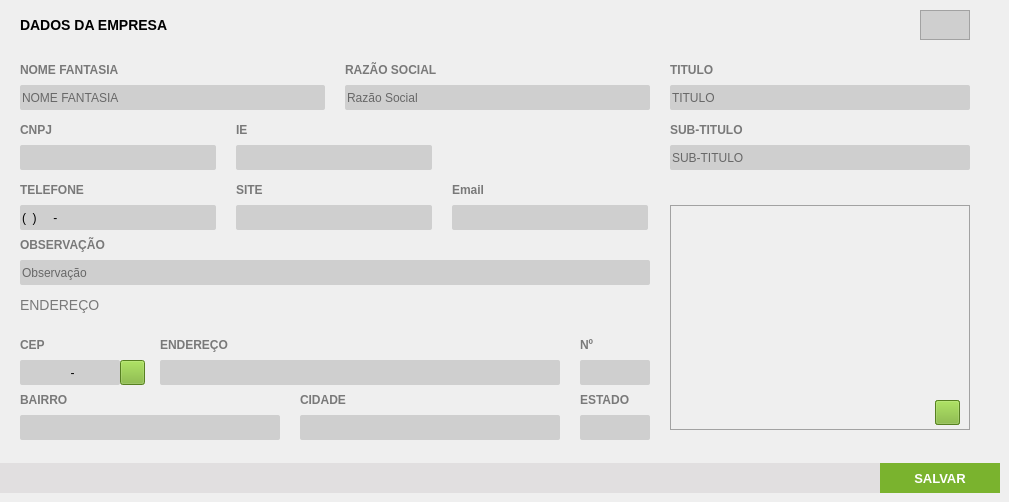
    <widget class="QWidget" name="tab_empresa">
     <attribute name="icon">
      <iconset>
       <normaloff>../Images/home.png</normaloff>../Images/home.png</iconset>
     </attribute>
     <attribute name="title">
      <string>Dados da Empresa</string>
     </attribute>
     <widget class="QFrame" name="fr_BotoesEmpresa">
      <property name="geometry">
       <rect>
        <x>0</x>
        <y>463</y>
        <width>1000</width>
        <height>30</height>
       </rect>
      </property>
      <property name="styleSheet">
       <string notr="true">background:#E1DFE0;
border: none;</string>
      </property>
      <widget class="QPushButton" name="bt_SalvarDadosEmpresa">
       <property name="geometry">
        <rect>
         <x>880</x>
         <y>0</y>
         <width>120</width>
         <height>30</height>
        </rect>
       </property>
       <property name="font">
        <font>
         <family>Tahoma</family>
         <pointsize>10</pointsize>
         <weight>75</weight>
         <bold>true</bold>
        </font>
       </property>
       <property name="cursor">
        <cursorShape>PointingHandCursor</cursorShape>
       </property>
       <property name="focusPolicy">
        <enum>Qt::NoFocus</enum>
       </property>
       <property name="contextMenuPolicy">
        <enum>Qt::ActionsContextMenu</enum>
       </property>
       <property name="styleSheet">
        <string notr="true">QPushButton {
background-color: #7AB32E;
color: #FFF
 }
QPushButton:hover{
background-color: #40a286
}</string>
       </property>
       <property name="text">
        <string>SALVAR</string>
       </property>
       <property name="iconSize">
        <size>
         <width>75</width>
         <height>35</height>
        </size>
       </property>
      </widget>
     </widget>
     <widget class="QLineEdit" name="tx_IE">
      <property name="geometry">
       <rect>
        <x>236</x>
        <y>145</y>
        <width>196</width>
        <height>25</height>
       </rect>
      </property>
      <property name="focusPolicy">
       <enum>Qt::WheelFocus</enum>
      </property>
      <property name="styleSheet">
       <string notr="true">QLineEdit{
background: #CFCFCF;
border-radius: 2px;
color: #000;
font: 13px &quot;Arial&quot; 
}
QLineEdit:Focus {
border: 1px solid red;
}</string>
      </property>
      <property name="placeholderText">
       <string/>
      </property>
     </widget>
     <widget class="QLabel" name="lb_FormFornecedor_6">
      <property name="geometry">
       <rect>
        <x>236</x>
        <y>120</y>
        <width>190</width>
        <height>20</height>
       </rect>
      </property>
      <property name="styleSheet">
       <string notr="true">QLabel{
font-size: 12px;
font-family: &quot;Arial Unicode MS&quot;;
font-weight: bold;
color: #797979
}</string>
      </property>
      <property name="text">
       <string>IE</string>
      </property>
     </widget>
     <widget class="QLineEdit" name="tx_CidadeEmpresa">
      <property name="geometry">
       <rect>
        <x>300</x>
        <y>415</y>
        <width>260</width>
        <height>25</height>
       </rect>
      </property>
      <property name="focusPolicy">
       <enum>Qt::WheelFocus</enum>
      </property>
      <property name="styleSheet">
       <string notr="true">QLineEdit{
background: #CFCFCF;
border-radius: 2px;
color: #000;
font: 13px &quot;Arial&quot; ;
text-transform: uppercase
}
QLineEdit:Focus {
border: 1px solid red;
}</string>
      </property>
      <property name="inputMask">
       <string/>
      </property>
      <property name="alignment">
       <set>Qt::AlignLeading|Qt::AlignLeft|Qt::AlignVCenter</set>
      </property>
      <property name="placeholderText">
       <string/>
      </property>
     </widget>
     <widget class="QLabel" name="lb_FormFornecedor_16">
      <property name="geometry">
       <rect>
        <x>580</x>
        <y>390</y>
        <width>70</width>
        <height>20</height>
       </rect>
      </property>
      <property name="styleSheet">
       <string notr="true">QLabel{
font-size: 12px;
font-family: &quot;Arial Unicode MS&quot;;
font-weight: bold;
color: #797979
}</string>
      </property>
      <property name="text">
       <string>ESTADO</string>
      </property>
     </widget>
     <widget class="QLabel" name="lb_FormFornecedor_25">
      <property name="geometry">
       <rect>
        <x>452</x>
        <y>180</y>
        <width>190</width>
        <height>20</height>
       </rect>
      </property>
      <property name="styleSheet">
       <string notr="true">QLabel{
font-size: 12px;
font-family: &quot;Arial Unicode MS&quot;;
font-weight: bold;
color: #797979
}</string>
      </property>
      <property name="text">
       <string>Email</string>
      </property>
     </widget>
     <widget class="QLabel" name="lb_FormFornecedor_9">
      <property name="geometry">
       <rect>
        <x>20</x>
        <y>180</y>
        <width>196</width>
        <height>20</height>
       </rect>
      </property>
      <property name="styleSheet">
       <string notr="true">QLabel{
font-size: 12px;
font-family: &quot;Arial Unicode MS&quot;;
font-weight: bold;
color: #797979
}</string>
      </property>
      <property name="text">
       <string>TELEFONE </string>
      </property>
     </widget>
     <widget class="QLineEdit" name="tx_Cnpj">
      <property name="geometry">
       <rect>
        <x>20</x>
        <y>145</y>
        <width>196</width>
        <height>25</height>
       </rect>
      </property>
      <property name="focusPolicy">
       <enum>Qt::WheelFocus</enum>
      </property>
      <property name="styleSheet">
       <string notr="true">QLineEdit{
background: #CFCFCF;
border-radius: 2px;
color: #000;
font: 13px &quot;Arial&quot; 
}
QLineEdit:Focus {
border: 1px solid red;
}</string>
      </property>
      <property name="text">
       <string/>
      </property>
      <property name="placeholderText">
       <string/>
      </property>
     </widget>
     <widget class="QLineEdit" name="tx_EmailEmpresa">
      <property name="geometry">
       <rect>
        <x>452</x>
        <y>205</y>
        <width>196</width>
        <height>25</height>
       </rect>
      </property>
      <property name="focusPolicy">
       <enum>Qt::WheelFocus</enum>
      </property>
      <property name="styleSheet">
       <string notr="true">QLineEdit{
background: #CFCFCF;
border-radius: 2px;
color: #000;
font: 13px &quot;Arial&quot; 
}
QLineEdit:Focus {
border: 1px solid red;
}</string>
      </property>
      <property name="placeholderText">
       <string/>
      </property>
     </widget>
     <widget class="QLabel" name="lb_FormFornecedor_17">
      <property name="geometry">
       <rect>
        <x>20</x>
        <y>60</y>
        <width>150</width>
        <height>20</height>
       </rect>
      </property>
      <property name="styleSheet">
       <string notr="true">QLabel{
font-size: 12px;
font-family: &quot;Arial Unicode MS&quot;;
font-weight: bold;
color: #797979
}</string>
      </property>
      <property name="text">
       <string>NOME FANTASIA</string>
      </property>
     </widget>
     <widget class="QLineEdit" name="tx_ObsEmpresa">
      <property name="geometry">
       <rect>
        <x>20</x>
        <y>260</y>
        <width>630</width>
        <height>25</height>
       </rect>
      </property>
      <property name="focusPolicy">
       <enum>Qt::WheelFocus</enum>
      </property>
      <property name="styleSheet">
       <string notr="true">QLineEdit{
background: #CFCFCF;
border-radius: 2px;
color: #000;
font: 13px &quot;Arial&quot; ;
text-transform: uppercase
}
QLineEdit:Focus {
border: 1px solid red;
}</string>
      </property>
      <property name="placeholderText">
       <string>Observação</string>
      </property>
     </widget>
     <widget class="QLabel" name="lb_FormFornecedor_18">
      <property name="geometry">
       <rect>
        <x>20</x>
        <y>120</y>
        <width>190</width>
        <height>20</height>
       </rect>
      </property>
      <property name="styleSheet">
       <string notr="true">QLabel{
font-size: 12px;
font-family: &quot;Arial Unicode MS&quot;;
font-weight: bold;
color: #797979
}</string>
      </property>
      <property name="text">
       <string>CNPJ</string>
      </property>
     </widget>
     <widget class="QLabel" name="lb_FormFornecedor_19">
      <property name="geometry">
       <rect>
        <x>20</x>
        <y>235</y>
        <width>150</width>
        <height>20</height>
       </rect>
      </property>
      <property name="styleSheet">
       <string notr="true">QLabel{
font-size: 12px;
font-family: &quot;Arial Unicode MS&quot;;
font-weight: bold;
color: #797979
}</string>
      </property>
      <property name="text">
       <string>OBSERVAÇÃO</string>
      </property>
     </widget>
     <widget class="QLineEdit" name="tx_SiteEmpresa">
      <property name="geometry">
       <rect>
        <x>236</x>
        <y>205</y>
        <width>196</width>
        <height>25</height>
       </rect>
      </property>
      <property name="focusPolicy">
       <enum>Qt::WheelFocus</enum>
      </property>
      <property name="styleSheet">
       <string notr="true">QLineEdit{
background: #CFCFCF;
border-radius: 2px;
color: #000;
font: 13px &quot;Arial&quot; 
}
QLineEdit:Focus {
border: 1px solid red;
}</string>
      </property>
      <property name="placeholderText">
       <string/>
      </property>
     </widget>
     <widget class="QLabel" name="lb_FormFornecedor_22">
      <property name="geometry">
       <rect>
        <x>345</x>
        <y>60</y>
        <width>150</width>
        <height>20</height>
       </rect>
      </property>
      <property name="styleSheet">
       <string notr="true">QLabel{
font-size: 12px;
font-family: &quot;Arial Unicode MS&quot;;
font-weight: bold;
color: #797979
}</string>
      </property>
      <property name="text">
       <string>RAZÃO SOCIAL</string>
      </property>
     </widget>
     <widget class="QLineEdit" name="tx_NumEmpresa">
      <property name="geometry">
       <rect>
        <x>580</x>
        <y>360</y>
        <width>70</width>
        <height>25</height>
       </rect>
      </property>
      <property name="focusPolicy">
       <enum>Qt::WheelFocus</enum>
      </property>
      <property name="styleSheet">
       <string notr="true">QLineEdit{
background: #CFCFCF;
border-radius: 2px;
color: #000;
font: 13px &quot;Arial&quot; ;
text-transform: uppercase
}
QLineEdit:Focus {
border: 1px solid red;
}</string>
      </property>
      <property name="inputMask">
       <string/>
      </property>
      <property name="alignment">
       <set>Qt::AlignLeading|Qt::AlignLeft|Qt::AlignVCenter</set>
      </property>
      <property name="placeholderText">
       <string/>
      </property>
     </widget>
     <widget class="QLabel" name="lb_FormFornecedor_20">
      <property name="geometry">
       <rect>
        <x>20</x>
        <y>390</y>
        <width>120</width>
        <height>20</height>
       </rect>
      </property>
      <property name="styleSheet">
       <string notr="true">QLabel{
font-size: 12px;
font-family: &quot;Arial Unicode MS&quot;;
font-weight: bold;
color: #797979
}</string>
      </property>
      <property name="text">
       <string>BAIRRO</string>
      </property>
     </widget>
     <widget class="QPushButton" name="bt_LocalizaCepEmpresa">
      <property name="geometry">
       <rect>
        <x>120</x>
        <y>360</y>
        <width>25</width>
        <height>25</height>
       </rect>
      </property>
      <property name="font">
       <font>
        <family>Arial</family>
        <pointsize>16</pointsize>
        <weight>75</weight>
        <bold>true</bold>
       </font>
      </property>
      <property name="styleSheet">
       <string notr="true">QPushButton{
background: #7AB32E;
color: #FFF
}
QPushButton:hover{
background-color: #40a286
}</string>
      </property>
      <property name="text">
       <string/>
      </property>
     </widget>
     <widget class="QLineEdit" name="tx_RazaoSocial">
      <property name="geometry">
       <rect>
        <x>345</x>
        <y>85</y>
        <width>305</width>
        <height>25</height>
       </rect>
      </property>
      <property name="focusPolicy">
       <enum>Qt::WheelFocus</enum>
      </property>
      <property name="styleSheet">
       <string notr="true">QLineEdit{
background: #CFCFCF;
border-radius: 2px;
color: #000;
font: 13px &quot;Arial&quot; ;
text-transform: uppercase;
}
QLineEdit:Focus {
border: 1px solid red;
}</string>
      </property>
      <property name="placeholderText">
       <string>Razão Social</string>
      </property>
     </widget>
     <widget class="QLineEdit" name="tx_TelefoneEmpresa">
      <property name="geometry">
       <rect>
        <x>20</x>
        <y>205</y>
        <width>196</width>
        <height>25</height>
       </rect>
      </property>
      <property name="focusPolicy">
       <enum>Qt::WheelFocus</enum>
      </property>
      <property name="styleSheet">
       <string notr="true">QLineEdit{
background: #CFCFCF;
border-radius: 2px;
color: #000;
font: 13px &quot;Arial&quot; 
}
QLineEdit:Focus {
border: 1px solid red;
}</string>
      </property>
      <property name="inputMask">
       <string>(00) 0000-0000</string>
      </property>
      <property name="text">
       <string>() -</string>
      </property>
      <property name="placeholderText">
       <string/>
      </property>
     </widget>
     <widget class="QLineEdit" name="tx_CepEmpresa">
      <property name="geometry">
       <rect>
        <x>20</x>
        <y>360</y>
        <width>100</width>
        <height>25</height>
       </rect>
      </property>
      <property name="focusPolicy">
       <enum>Qt::WheelFocus</enum>
      </property>
      <property name="styleSheet">
       <string notr="true">QLineEdit{
background: #CFCFCF;
border-radius: 2px;
color: #000;
font: 13px &quot;Arial&quot; ;
text-transform: uppercase
}
QLineEdit:Focus {
border: 1px solid red;
}</string>
      </property>
      <property name="inputMask">
       <string>99999-999</string>
      </property>
      <property name="alignment">
       <set>Qt::AlignCenter</set>
      </property>
      <property name="placeholderText">
       <string>123456789</string>
      </property>
     </widget>
     <widget class="QLineEdit" name="tx_Endereco">
      <property name="geometry">
       <rect>
        <x>160</x>
        <y>360</y>
        <width>400</width>
        <height>25</height>
       </rect>
      </property>
      <property name="focusPolicy">
       <enum>Qt::WheelFocus</enum>
      </property>
      <property name="styleSheet">
       <string notr="true">QLineEdit{
background: #CFCFCF;
border-radius: 2px;
color: #000;
font: 13px &quot;Arial&quot; ;
text-transform: uppercase
}
QLineEdit:Focus {
border: 1px solid red;
}</string>
      </property>
      <property name="inputMask">
       <string/>
      </property>
      <property name="alignment">
       <set>Qt::AlignLeading|Qt::AlignLeft|Qt::AlignVCenter</set>
      </property>
      <property name="placeholderText">
       <string/>
      </property>
     </widget>
     <widget class="QLabel" name="lb_FormFornecedor_26">
      <property name="geometry">
       <rect>
        <x>300</x>
        <y>390</y>
        <width>120</width>
        <height>20</height>
       </rect>
      </property>
      <property name="styleSheet">
       <string notr="true">QLabel{
font-size: 12px;
font-family: &quot;Arial Unicode MS&quot;;
font-weight: bold;
color: #797979
}</string>
      </property>
      <property name="text">
       <string>CIDADE</string>
      </property>
     </widget>
     <widget class="QLabel" name="lb_FormFornecedor_27">
      <property name="geometry">
       <rect>
        <x>580</x>
        <y>335</y>
        <width>50</width>
        <height>20</height>
       </rect>
      </property>
      <property name="styleSheet">
       <string notr="true">QLabel{
font-size: 12px;
font-family: &quot;Arial Unicode MS&quot;;
font-weight: bold;
color: #797979
}</string>
      </property>
      <property name="text">
       <string>Nº</string>
      </property>
     </widget>
     <widget class="QLineEdit" name="tx_BairroEmpresa">
      <property name="geometry">
       <rect>
        <x>20</x>
        <y>415</y>
        <width>260</width>
        <height>25</height>
       </rect>
      </property>
      <property name="focusPolicy">
       <enum>Qt::WheelFocus</enum>
      </property>
      <property name="styleSheet">
       <string notr="true">QLineEdit{
background: #CFCFCF;
border-radius: 2px;
color: #000;
font: 13px &quot;Arial&quot; ;
text-transform: uppercase
}
QLineEdit:Focus {
border: 1px solid red;
}</string>
      </property>
      <property name="inputMask">
       <string/>
      </property>
      <property name="alignment">
       <set>Qt::AlignLeading|Qt::AlignLeft|Qt::AlignVCenter</set>
      </property>
      <property name="placeholderText">
       <string/>
      </property>
     </widget>
     <widget class="QLabel" name="lb_FormFornecedor_28">
      <property name="geometry">
       <rect>
        <x>20</x>
        <y>335</y>
        <width>50</width>
        <height>20</height>
       </rect>
      </property>
      <property name="styleSheet">
       <string notr="true">QLabel{
font-size: 12px;
font-family: &quot;Arial Unicode MS&quot;;
font-weight: bold;
color: #797979
}</string>
      </property>
      <property name="text">
       <string>CEP</string>
      </property>
     </widget>
     <widget class="QLabel" name="lb_FormFornecedor_29">
      <property name="geometry">
       <rect>
        <x>160</x>
        <y>335</y>
        <width>250</width>
        <height>20</height>
       </rect>
      </property>
      <property name="styleSheet">
       <string notr="true">QLabel{
font-size: 12px;
font-family: &quot;Arial Unicode MS&quot;;
font-weight: bold;
color: #797979
}</string>
      </property>
      <property name="text">
       <string>ENDEREÇO</string>
      </property>
     </widget>
     <widget class="QLineEdit" name="tx_NomeFantasia">
      <property name="geometry">
       <rect>
        <x>20</x>
        <y>85</y>
        <width>305</width>
        <height>25</height>
       </rect>
      </property>
      <property name="focusPolicy">
       <enum>Qt::WheelFocus</enum>
      </property>
      <property name="styleSheet">
       <string notr="true">QLineEdit{
background: #CFCFCF;
border-radius: 2px;
color: #000;
font: 13px &quot;Arial&quot; ;
text-transform: uppercase;
}
QLineEdit:Focus {
border: 1px solid red;
}</string>
      </property>
      <property name="placeholderText">
       <string>NOME FANTASIA</string>
      </property>
     </widget>
     <widget class="QLineEdit" name="tx_EstadoEmpresa">
      <property name="geometry">
       <rect>
        <x>580</x>
        <y>415</y>
        <width>70</width>
        <height>25</height>
       </rect>
      </property>
      <property name="focusPolicy">
       <enum>Qt::WheelFocus</enum>
      </property>
      <property name="styleSheet">
       <string notr="true">QLineEdit{
background: #CFCFCF;
border-radius: 2px;
color: #000;
font: 13px &quot;Arial&quot; ;
text-transform: uppercase
}
QLineEdit:Focus {
border: 1px solid red;
}</string>
      </property>
      <property name="inputMask">
       <string/>
      </property>
      <property name="alignment">
       <set>Qt::AlignLeading|Qt::AlignLeft|Qt::AlignVCenter</set>
      </property>
      <property name="placeholderText">
       <string/>
      </property>
     </widget>
     <widget class="QLabel" name="lb_FormFornecedor_30">
      <property name="geometry">
       <rect>
        <x>236</x>
        <y>180</y>
        <width>190</width>
        <height>20</height>
       </rect>
      </property>
      <property name="styleSheet">
       <string notr="true">QLabel{
font-size: 12px;
font-family: &quot;Arial Unicode MS&quot;;
font-weight: bold;
color: #797979
}</string>
      </property>
      <property name="text">
       <string>SITE</string>
      </property>
     </widget>
     <widget class="QLabel" name="lb_FormFornecedor_31">
      <property name="geometry">
       <rect>
        <x>20</x>
        <y>290</y>
        <width>630</width>
        <height>30</height>
       </rect>
      </property>
      <property name="styleSheet">
       <string notr="true">QLabel{
font-size: 14px;
font-family: &quot;Arial&quot;;
font-weight: normal;

border-bottom: 2px solid #A2A2A2;
color: #797979
}</string>
      </property>
      <property name="text">
       <string>ENDEREÇO</string>
      </property>
     </widget>
     <widget class="QLineEdit" name="tx_idEmpresa">
      <property name="enabled">
       <bool>false</bool>
      </property>
      <property name="geometry">
       <rect>
        <x>920</x>
        <y>10</y>
        <width>50</width>
        <height>30</height>
       </rect>
      </property>
      <property name="styleSheet">
       <string notr="true">QLineEdit{
background: #CFCFCF;
border: 1px solid #A2A2A2;
color: #000;
font-size: 14px;
font-family: &quot;Arial&quot;;
font-weight: bold;

}</string>
      </property>
      <property name="text">
       <string/>
      </property>
      <property name="alignment">
       <set>Qt::AlignCenter</set>
      </property>
     </widget>
     <widget class="QLabel" name="lb_FormFornecedor">
      <property name="geometry">
       <rect>
        <x>20</x>
        <y>10</y>
        <width>950</width>
        <height>30</height>
       </rect>
      </property>
      <property name="styleSheet">
       <string notr="true">QLabel{
font-size: 14px;
font-family: &quot;Arial&quot;;
font-weight: bold;

border-bottom: 2px solid #A2A2A2
}</string>
      </property>
      <property name="text">
       <string>DADOS DA EMPRESA</string>
      </property>
     </widget>
     <widget class="QPushButton" name="bt_AddLogo">
      <property name="geometry">
       <rect>
        <x>935</x>
        <y>400</y>
        <width>25</width>
        <height>25</height>
       </rect>
      </property>
      <property name="font">
       <font>
        <family>Arial</family>
        <pointsize>16</pointsize>
        <weight>75</weight>
        <bold>true</bold>
       </font>
      </property>
      <property name="toolTip">
       <string>&lt;html&gt;&lt;head/&gt;&lt;body&gt;&lt;p&gt;CADASTRAR IMGEM&lt;/p&gt;&lt;/body&gt;&lt;/html&gt;</string>
      </property>
      <property name="styleSheet">
       <string notr="true">QPushButton{
background: #7AB32E;
color: #FFF
}
QPushButton:hover{
background-color: #40a286
}</string>
      </property>
      <property name="text">
       <string/>
      </property>
     </widget>
     <widget class="QLabel" name="lb_LogoEmpresa">
      <property name="geometry">
       <rect>
        <x>670</x>
        <y>205</y>
        <width>300</width>
        <height>225</height>
       </rect>
      </property>
      <property name="styleSheet">
       <string notr="true">border: 1px solid #A2A2A2;
background: url('Images/icon/Photo.svg') center no-repeat 
</string>
      </property>
      <property name="text">
       <string/>
      </property>
      <property name="alignment">
       <set>Qt::AlignCenter</set>
      </property>
     </widget>
     <widget class="QLineEdit" name="tx_Titulo">
      <property name="geometry">
       <rect>
        <x>670</x>
        <y>85</y>
        <width>300</width>
        <height>25</height>
       </rect>
      </property>
      <property name="focusPolicy">
       <enum>Qt::WheelFocus</enum>
      </property>
      <property name="styleSheet">
       <string notr="true">QLineEdit{
background: #CFCFCF;
border-radius: 2px;
color: #000;
font: 13px &quot;Arial&quot; ;
}
QLineEdit:Focus {
border: 1px solid red;
}</string>
      </property>
      <property name="placeholderText">
       <string>TITULO </string>
      </property>
     </widget>
     <widget class="QLabel" name="lb_FormFornecedor_21">
      <property name="geometry">
       <rect>
        <x>670</x>
        <y>60</y>
        <width>150</width>
        <height>20</height>
       </rect>
      </property>
      <property name="styleSheet">
       <string notr="true">QLabel{
font-size: 12px;
font-family: &quot;Arial Unicode MS&quot;;
font-weight: bold;
color: #797979
}</string>
      </property>
      <property name="text">
       <string>TITULO</string>
      </property>
     </widget>
     <widget class="QLabel" name="lb_FormFornecedor_23">
      <property name="geometry">
       <rect>
        <x>670</x>
        <y>120</y>
        <width>150</width>
        <height>20</height>
       </rect>
      </property>
      <property name="styleSheet">
       <string notr="true">QLabel{
font-size: 12px;
font-family: &quot;Arial Unicode MS&quot;;
font-weight: bold;
color: #797979
}</string>
      </property>
      <property name="text">
       <string>SUB-TITULO</string>
      </property>
     </widget>
     <widget class="QLineEdit" name="tx_SubTitulo">
      <property name="geometry">
       <rect>
        <x>670</x>
        <y>145</y>
        <width>300</width>
        <height>25</height>
       </rect>
      </property>
      <property name="focusPolicy">
       <enum>Qt::WheelFocus</enum>
      </property>
      <property name="styleSheet">
       <string notr="true">QLineEdit{
background: #CFCFCF;
border-radius: 2px;
color: #000;
font: 13px &quot;Arial&quot; ;

}
QLineEdit:Focus {
border: 1px solid red;
}</string>
      </property>
      <property name="placeholderText">
       <string>SUB-TITULO</string>
      </property>
     </widget>
     <widget class="QPushButton" name="bt_DelLogo">
      <property name="geometry">
       <rect>
        <x>935</x>
        <y>400</y>
        <width>25</width>
        <height>25</height>
       </rect>
      </property>
      <property name="font">
       <font>
        <family>Arial</family>
        <pointsize>16</pointsize>
        <weight>75</weight>
        <bold>true</bold>
       </font>
      </property>
      <property name="toolTip">
       <string>&lt;html&gt;&lt;head/&gt;&lt;body&gt;&lt;p&gt;Deletar Imagem&lt;/p&gt;&lt;/body&gt;&lt;/html&gt;</string>
      </property>
      <property name="styleSheet">
       <string notr="true">QPushButton{
background: #7AB32E;
color: #FFF
}
QPushButton:hover{
background-color: #40a286
}</string>
      </property>
      <property name="text">
       <string/>
      </property>
     </widget>
     <zorder>fr_BotoesEmpresa</zorder>
     <zorder>tx_IE</zorder>
     <zorder>lb_FormFornecedor_6</zorder>
     <zorder>tx_CidadeEmpresa</zorder>
     <zorder>lb_FormFornecedor_16</zorder>
     <zorder>lb_FormFornecedor_25</zorder>
     <zorder>lb_FormFornecedor_9</zorder>
     <zorder>tx_Cnpj</zorder>
     <zorder>tx_EmailEmpresa</zorder>
     <zorder>lb_FormFornecedor_17</zorder>
     <zorder>tx_ObsEmpresa</zorder>
     <zorder>lb_FormFornecedor_18</zorder>
     <zorder>lb_FormFornecedor_19</zorder>
     <zorder>tx_SiteEmpresa</zorder>
     <zorder>lb_FormFornecedor_22</zorder>
     <zorder>tx_NumEmpresa</zorder>
     <zorder>lb_FormFornecedor_20</zorder>
     <zorder>bt_LocalizaCepEmpresa</zorder>
     <zorder>tx_RazaoSocial</zorder>
     <zorder>tx_TelefoneEmpresa</zorder>
     <zorder>tx_CepEmpresa</zorder>
     <zorder>tx_Endereco</zorder>
     <zorder>lb_FormFornecedor_26</zorder>
     <zorder>lb_FormFornecedor_27</zorder>
     <zorder>tx_BairroEmpresa</zorder>
     <zorder>lb_FormFornecedor_28</zorder>
     <zorder>lb_FormFornecedor_29</zorder>
     <zorder>tx_NomeFantasia</zorder>
     <zorder>tx_EstadoEmpresa</zorder>
     <zorder>lb_FormFornecedor_30</zorder>
     <zorder>lb_FormFornecedor_31</zorder>
     <zorder>tx_idEmpresa</zorder>
     <zorder>lb_FormFornecedor</zorder>
     <zorder>lb_LogoEmpresa</zorder>
     <zorder>tx_Titulo</zorder>
     <zorder>lb_FormFornecedor_21</zorder>
     <zorder>lb_FormFornecedor_23</zorder>
     <zorder>tx_SubTitulo</zorder>
     <zorder>bt_DelLogo</zorder>
     <zorder>bt_AddLogo</zorder>
    </widget>
